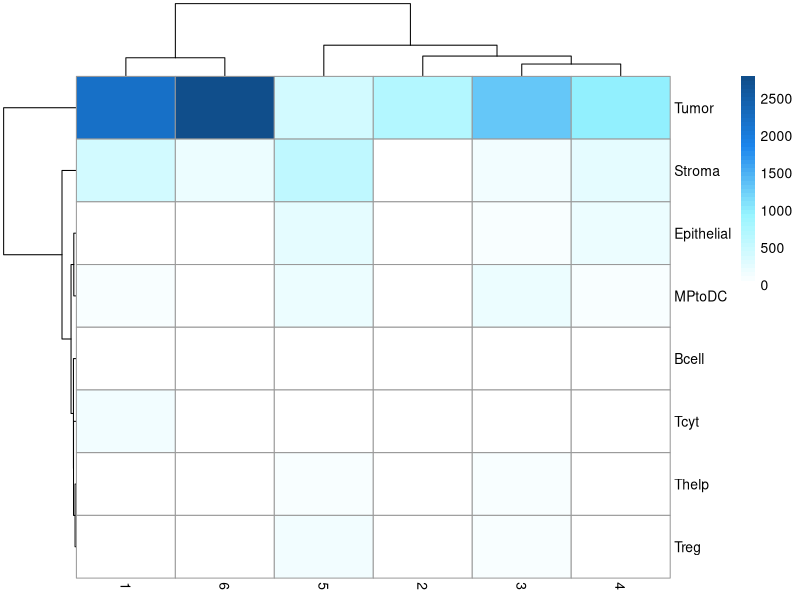

Reproduce this figure in R.
library(pheatmap)

# Read the CSV file
data <- read.csv("ResultTable_3.csv", head = TRUE, sep=",")
data

# Create a matrix where each row corresponds to a cluster and each column corresponds to a community
# Assuming you want to count the number of clusters in each community
heatmap_data <- table(data$Cell_Type, data$TCN_Label)

# Create the heatmap
pheatmap(heatmap_data,
         cluster_rows = TRUE,  # Cluster rows
         cluster_cols = TRUE,  # Cluster columns
         name = "counts",
         color = colorRampPalette(c("white", 
                                    "cadetblue1",
                                    "dodgerblue2", 
                                    "dodgerblue4"))(50))



